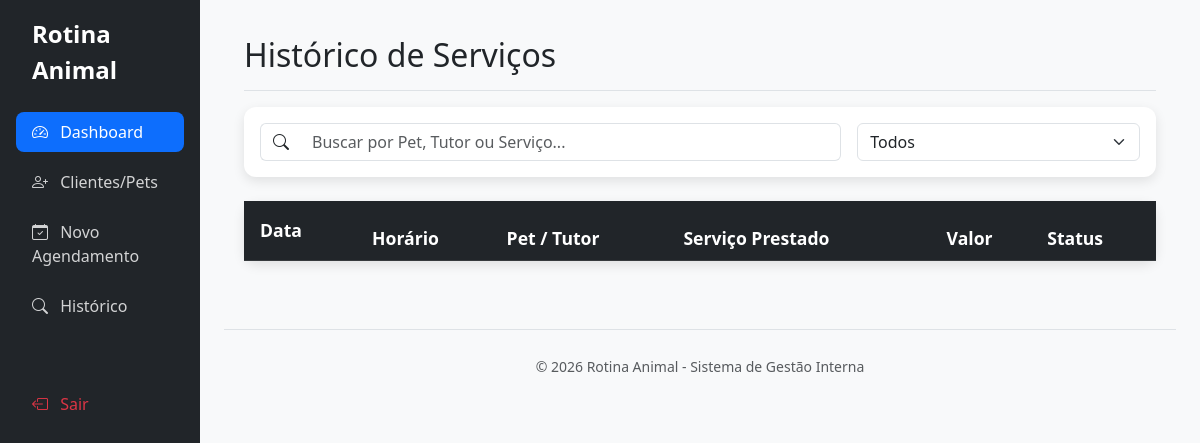
The app's page /historico/, older data.
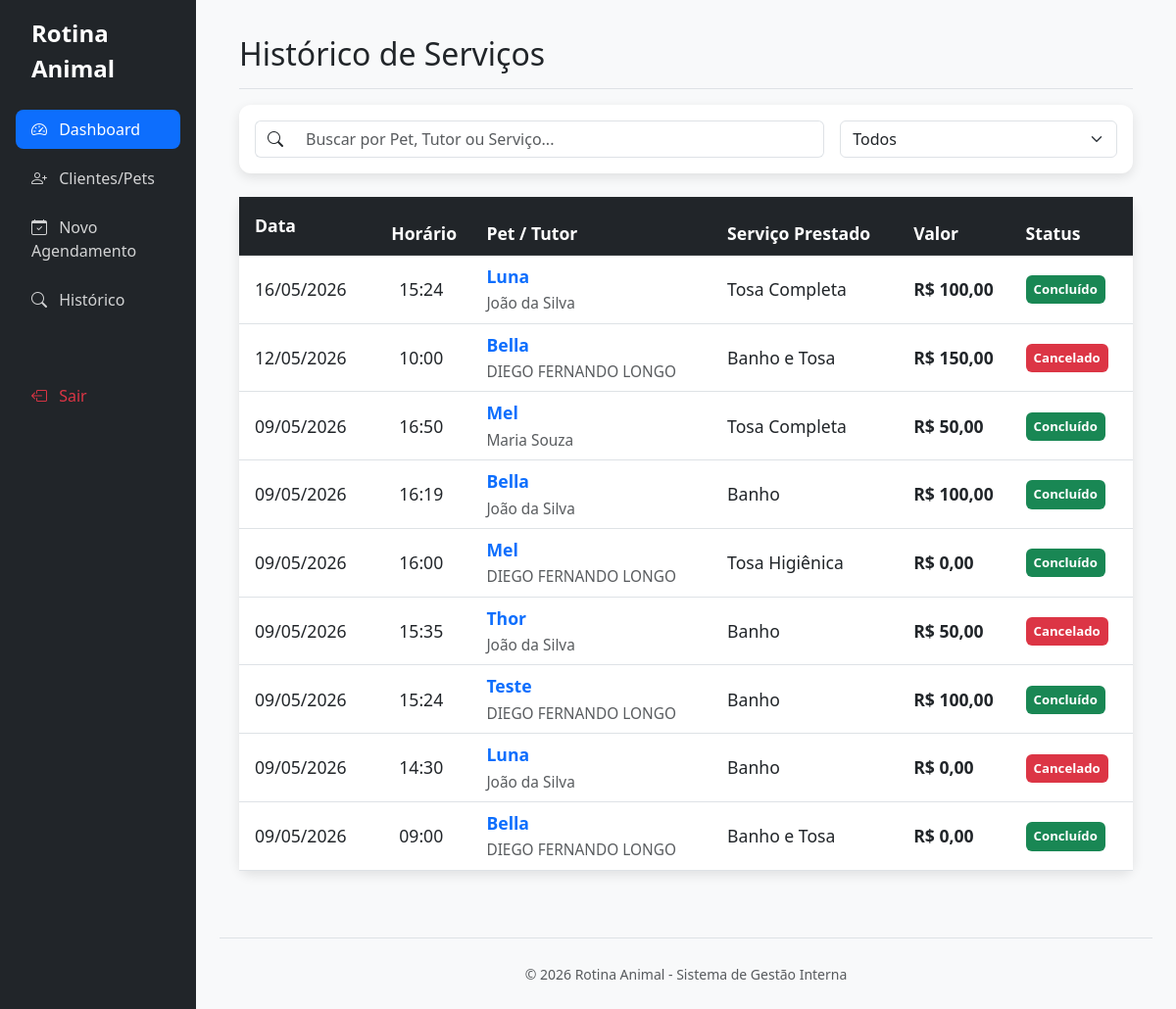
The same page, newer data.
### core/models.py (models this page shows, shortened)
class Agendamento(models.Model):
    STATUS_CHOICES = [
        ('pendente', 'Pendente'),
        ('em_andamento', 'Em Andamento'),
        ('concluido', 'Concluído'),
        ('cancelado', 'Cancelado'),
    ]
    cliente = models.ForeignKey(Cliente, on_delete=models.CASCADE)
    pet = models.ForeignKey(Pet, on_delete=models.CASCADE)
    data = models.DateField()
    hora_inicio = models.TimeField()
    tipo_servico = models.CharField(max_length=100)
    valor = models.DecimalField(max_digits=10, decimal_places=2, null=True, blank=True)
    status = models.CharField(max_length=20, choices=STATUS_CHOICES, default='pendente')
    pago = models.BooleanField(default=False)
    observacoes = models.TextField(null=True, blank=True)
    @property
    def status_class(self):
        return {'pendente': 'secondary', 'em_andamento': 'warning', 'concluido': 'success', 'cancelado': 'danger'}.get(self.status)
    class Meta:
        ordering = ['data', 'hora_inicio']

class Pet(models.Model):
    PORTE_CHOICES = [('pequeno', 'Pequeno'), ('medio', 'Médio'), ('grande', 'Grande')]
    cliente = models.ForeignKey(Cliente, on_delete=models.CASCADE, related_name='pets')
    nome_pet = models.CharField(max_length=100)
    raca_pet = models.CharField(max_length=100)
    porte_pet = models.CharField(max_length=20, choices=PORTE_CHOICES)
    idade_pet = models.CharField(max_length=20, null=True, blank=True)

class Cliente(models.Model):
    nome_cliente = models.CharField(max_length=100)
    telefone = models.CharField(max_length=20)
    cpf = models.CharField(max_length=11, unique=True, null=True, blank=True)
    rua = models.CharField(max_length=100, null=True, blank=True)
    numero = models.CharField(max_length=10, null=True, blank=True)
    bairro = models.CharField(max_length=100, null=True, blank=True)
    criado_em = models.DateTimeField(auto_now_add=True)

### core/views.py (the view)
# urls.py: path('historico/', views.historico_view, name='historico'),
def historico_view(request):
    status = request.GET.get('status', 'todos')
    query = request.GET.get('q', '').strip()
    historico_query = Agendamento.objects.filter(
        Q(status='cancelado') | Q(status='concluido', pago=True)
    )
    if status in ['concluido', 'cancelado']:
        historico_query = historico_query.filter(status=status)
    if query:
        historico_query = historico_query.filter(
            Q(pet__nome_pet__icontains=query) |
            Q(cliente__nome_cliente__icontains=query) |
            Q(tipo_servico__icontains=query)
        )
    historico = historico_query.order_by('-data', '-hora_inicio')
    return render(request, 'historico.html', {
        'historico': historico,
        'selected_status': status,
        'query': query,
    })

### templates/historico.html (shortened to what this page needs)
{% extends 'base.html' %}
{% block content %}
<div class="pt-3 pb-2 mb-3 border-bottom">
    <h1 class="h2">Histórico de Serviços</h1>
</div>
<div class="card card-tv mb-4">
    <div class="card-body">
        <form method="get">
            <div class="row g-3">
                <div class="col-md-8">
                    <div class="input-group">
                        <span class="input-group-text bg-white border-end-0"><i class="bi bi-search"></i></span>
                        <input type="text" name="q" class="form-control border-start-0" placeholder="Buscar por Pet, Tutor ou Serviço..." value="{{ query }}">
                    </div>
                </div>
                <div class="col-md-4">
                    <select class="form-select" name="status" onchange="this.form.submit()">
                        <option value="todos" {% if selected_status == 'todos' %}selected{% endif %}>Todos</option>
                    </select>
                </div>
            </div>
        </form>
    </div>
</div>
<div class="card card-tv">
    <div class="card-body p-0">
        <div class="table-responsive">
            <table class="table table-hover align-middle mb-0" style="font-size: 1.1rem;">
                <thead class="table-dark">
                    <tr>
                        <th class="p-3">Data</th>
                        <th>Horário</th>
                        <th>Pet / Tutor</th>
                        <th>Serviço Prestado</th>
                        <th>Valor</th>
                        <th>Status</th>
                    </tr>
                </thead>
                <tbody>
                    {% for item in historico %}
                    <tr>
                        <td class="p-3">{{ item.data_realizacao|default:item.data|date:"d/m/Y" }}</td>
                        <td class="p-3">{{ item.hora_realizacao|default:item.hora_inicio|time:"H:i" }}</td>
                        <td>
                            <span class="fw-bold text-primary">{{ item.pet.nome_pet }}</span><br>
                            <small class="text-muted">{{ item.cliente.nome_cliente }}</small>
                        </td>
                        <td>{{ item.tipo_servico }}</td>
                        <td class="fw-bold">R$ {{ item.valor|default:"0.00"|floatformat:2 }}</td>
                        <td>
                            <span class="badge bg-{{ item.status_class }} p-2">
                                {{ item.get_status_display }}
                            </span>
                        </td>
                    </tr>
                    {% endfor %}
                </tbody>
            </table>
        </div>
    </div>
</div>
{% endblock %}

### templates/base.html (shortened to what this page needs)
<!DOCTYPE html>
<html lang="pt-br">
<head>
    <link href="https://cdn.jsdelivr.net/npm/bootstrap@5.3.0/dist/css/bootstrap.min.css" rel="stylesheet">
    <link rel="stylesheet" href="https://cdn.jsdelivr.net/npm/bootstrap-icons@1.10.0/font/bootstrap-icons.css">
</head>
<body>
<div class="container-fluid">
    <div class="row">
        <nav class="col-md-3 col-lg-2 d-md-block sidebar collapse p-3" id="sidebarMenu">
            <div class="d-flex align-items-center mb-4 px-2">
                <span class="fs-4 fw-bold">Rotina Animal</span>
            </div>
            <ul class="nav flex-column">
                <li class="nav-item"><a class="nav-link active" href="{% url 'dashboard' %}"><i class="bi bi-speedometer2 me-2"></i> Dashboard</a></li>
                <li class="nav-item"><a class="nav-link" href="{% url 'cadastro_cliente' %}"><i class="bi bi-person-plus me-2"></i> Clientes/Pets</a></li>
                <li class="nav-item"><a class="nav-link" href="{% url 'agendamento' %}"><i class="bi bi-calendar-check me-2"></i> Novo Agendamento</a></li>
                <li class="nav-item"><a class="nav-link" href="{% url 'historico' %}"><i class="bi bi-search me-2"></i> Histórico</a></li>
                <li class="nav-item mt-5"><a class="nav-link text-danger" href="{% url 'login' %}"><i class="bi bi-box-arrow-left me-2"></i> Sair</a></li>
            </ul>
        </nav>
        <main class="col-md-9 ms-sm-auto col-lg-10 px-md-4">
            <div class="main-content">
                {% block content %}{% endblock %}
            </div>
            <footer class="text-center py-4 text-muted border-top mt-5">
                <small>&copy; 2026 Rotina Animal - Sistema de Gestão Interna</small>
            </footer>
        </main>
    </div>
</div>
</body>
</html>

### templates/base.html (style rules this page uses)
body { background-color: #f8f9fa; font-family: 'Segoe UI', Tahoma, Geneva, Verdana, sans-serif; }
.sidebar { min-height: 100vh; background: #212529; color: white; transition: all 0.3s; }
.sidebar .nav-link { color: rgba(255,255,255,0.8); margin-bottom: 10px; border-radius: 8px; }
.sidebar .nav-link:hover, .sidebar .nav-link.active { background: #0d6efd; color: white; }
.main-content { padding: 20px; }
.card-tv { border: none; box-shadow: 0 4px 12px rgba(0,0,0,0.1); border-radius: 12px; }

Row changes from the older to the newer data that the page shows:
added Agendamento: data_realizacao "16/05/2026", hora_realizacao "15:24", pet.nome_pet "Luna", cliente.nome_cliente "João da Silva", tipo_servico "Tosa Completa", valor "100,00", status "Concluído"
added Agendamento: data_realizacao "12/05/2026", hora_realizacao "10:00", pet.nome_pet "Bella", cliente.nome_cliente "DIEGO FERNANDO LONGO", tipo_servico "Banho e Tosa", valor "150,00", status "Cancelado"
added Agendamento: data_realizacao "09/05/2026", hora_realizacao "16:50", pet.nome_pet "Mel", cliente.nome_cliente "Maria Souza", tipo_servico "Tosa Completa", valor "50,00", status "Concluído"
added Agendamento: data_realizacao "09/05/2026", hora_realizacao "16:19", pet.nome_pet "Bella", cliente.nome_cliente "João da Silva", tipo_servico "Banho", valor "100,00", status "Concluído"
added Agendamento: data_realizacao "09/05/2026", hora_realizacao "16:00", pet.nome_pet "Mel", cliente.nome_cliente "DIEGO FERNANDO LONGO", tipo_servico "Tosa Higiênica", valor "0,00", status "Concluído"
added Agendamento: data_realizacao "09/05/2026", hora_realizacao "15:35", pet.nome_pet "Thor", cliente.nome_cliente "João da Silva", tipo_servico "Banho", valor "50,00", status "Cancelado"
added Agendamento: data_realizacao "09/05/2026", hora_realizacao "15:24", pet.nome_pet "Teste", cliente.nome_cliente "DIEGO FERNANDO LONGO", tipo_servico "Banho", valor "100,00", status "Concluído"
added Agendamento: data_realizacao "09/05/2026", hora_realizacao "14:30", pet.nome_pet "Luna", cliente.nome_cliente "João da Silva", tipo_servico "Banho", valor "0,00", status "Cancelado"
added Agendamento: data_realizacao "09/05/2026", hora_realizacao "09:00", pet.nome_pet "Bella", cliente.nome_cliente "DIEGO FERNANDO LONGO", tipo_servico "Banho e Tosa", valor "0,00", status "Concluído"
